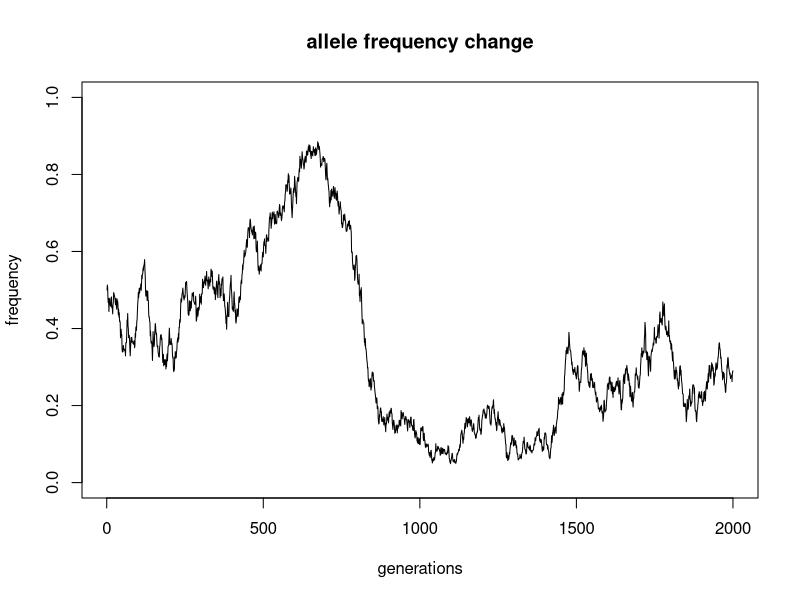

Recreate this plot in R.
# Genetic Drift

# Number of generations
ngens <- 2000

# Number of individuals:
N <- 1000

# Population of individuals '0' or '1':
pop <- rep(0:1, each = N/2)

#vector with the frequencies of allele 0 in 2000 generations 
freqs <- numeric(ngens)

# 1st element of vector 'p' will be the allele frequency in parent generation:
freqs[1] <- mean(pop == 0)

# Now we have to calculate the allele frequencies in the next generations.
# Let's use a 'for loop' to calculate the frequency in each generation and
# save the result as an element of vector 'p':
for(i in 2:ngens) {
    
    # the next generation is a random sample of the parental population:
    pop <- sample(pop, replace = TRUE)
    
    # allele frequency in the ith generation:
    freqs[i] <- mean(pop == 0)
}

# Plot
plot(freqs, type = "l", ylim = c(0, 1),
     xlab = "generations", ylab = "frequency", 
     main = "allele frequency change")